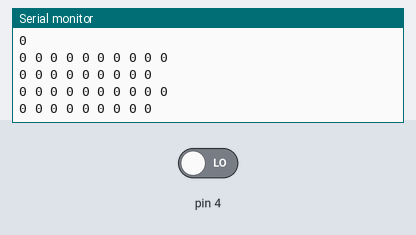
Simulated run of this sketch. Board: Arduino Uno, built with avr-gcc and run on an emulated ATmega328P. Shown: the last lines printed to the serial monitor. The inputs (shaded band) are chosen by the test bench; at power-on: pin 4 LOW.

Above: at 2.2 s.
2.3 s: pin 4 driven HIGH
At 3.6 s:
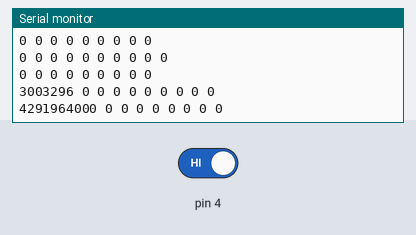
3.8 s: pin 4 driven LOW
At 4.8 s:
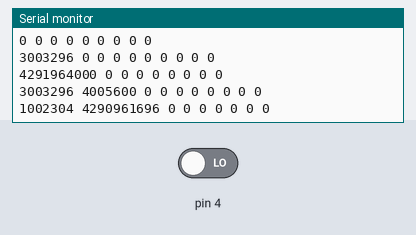

The sketch:

Encoder.ino
```cpp
class Encoder {
private:
	int pin;
	bool prev_value;
	long int prev_time;
	long int count = 0;
	const static int n = 10;
	unsigned long timing[n];
	int idx = 0;
public:
	Encoder(int);
	void read() {
		bool value = digitalRead(pin);
		if (value != prev_value) {
			timing[idx] = micros();
			if (idx < n-1)
				idx++;
			else
				idx = 0;
			prev_value = value;
			count++;
		}
	}
	long int get_count() {
		return count;
	}
	void print_timing() {
		for (int i=0; i<n; i++){
			Serial.print(timing[i]);
			Serial.print(" ");
		}
		Serial.println(" ");
		for (int i=1; i<n; i++){
			Serial.print(timing[i] - timing[i-1]);
			Serial.print(" ");
		}
		Serial.println(" ");
	}
};

Encoder::Encoder(int pin_) {
	pin = pin_;
}

Encoder e = Encoder(4);

void setup() {
	delay(1000);
	Serial.begin(115200);
	Serial.println(e.get_count());
}

void loop() {
	e.read();
	e.print_timing();
	delay(1000);
}
```

Measured:
- after the input at 2.3 s, the serial monitor: prints a new line after 0.70 s (image 1)
- after the input at 3.8 s, the serial monitor: prints a new line after 0.21 s (image 2)
